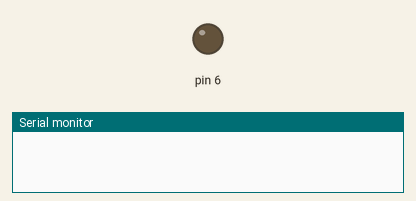
A sketch run on a simulated Arduino Uno, built with avr-gcc and run on an emulated ATmega328P. Parts: output pins drawn as LEDs (lit = HIGH), the last lines printed to the serial monitor.

Above: at 0.05 s.
At 0.6 s:
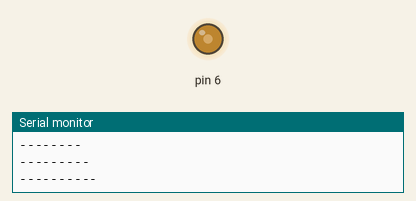
At 1.2 s:
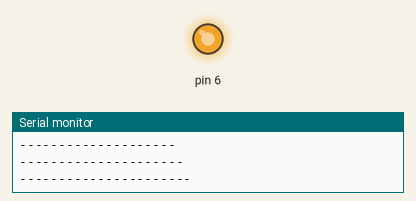
At 2.35 s:
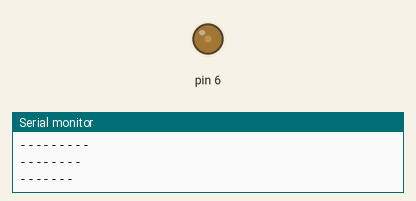
Timing chart, 0 to 6.0 s (numbered marks = the images above):
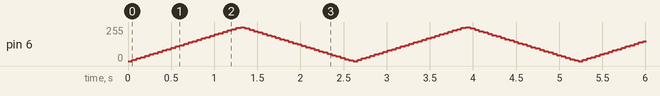

The sketch:

led_blink_revisited.ino
```cpp
int x = 0;


void setup() {
 // put your setup code here, to run once:
  pinMode(6, OUTPUT);
  Serial.begin(9600);
}

void loop() {
  // put your main code here, to run repeatedly:
  for (int x = 0; x <= 255; x = x + 10) {
    analogWrite(6, x);
    delay(50);
    for (int i = 0; i < x; i = i +10) {
      Serial.print("-");
    }Serial.println("");

  }
  for (int x = 255; x >= 0; x = x - 10) {
    analogWrite(6, x);
    delay(50);
for (int i = x; i > 0; i = i - 10) {
      Serial.print("-");
    }Serial.println("");
  }


}
```
